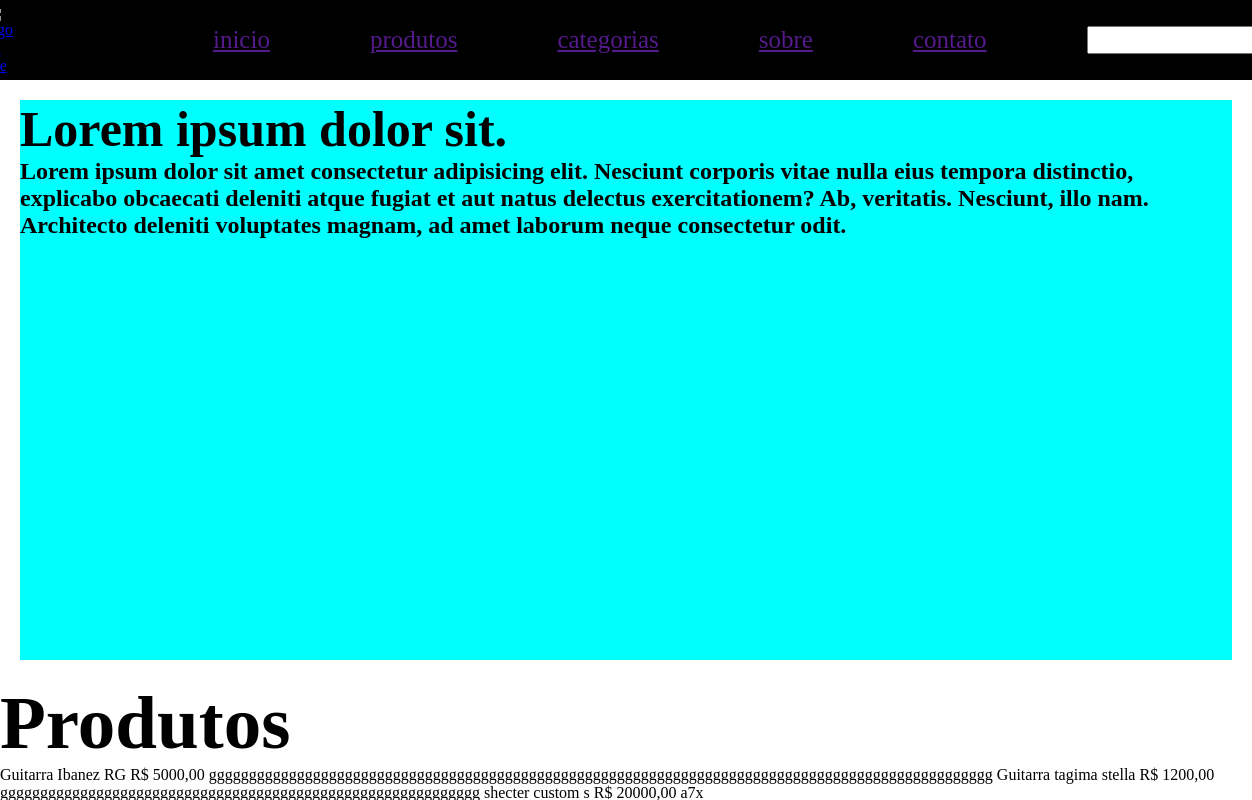
The page / on the database its author committed.
### core/models.py (models this page shows)
class Produto(models.Model):
    nome = models.CharField(max_length=200)
    descricao = models.TextField()
    preco = models.DecimalField(max_digits=8, decimal_places=2)
    disponivel = models.BooleanField(default=True)

### core/views.py (the view)
# urls.py: path('', views.home, name='home')
def home(request):
    produtos = Produto.objects.all()
    contexto = {
        'produtos': produtos,
    }
    return render(request, 'home.html',contexto)

### core/templates/home.html (shortened to what this page needs)
{% extends "base.html" %}
{% block conteudo_principal %}
<div class="hero">
    <div class="hero_coneiner">
        <h1 class="title">Lorem ipsum dolor sit.</h1>
        <h2 class="description">
            Lorem ipsum dolor sit amet consectetur adipisicing elit. Nesciunt corporis vitae nulla eius tempora distinctio, explicabo obcaecati deleniti atque fugiat et aut natus delectus exercitationem? Ab, veritatis. Nesciunt, illo nam. Architecto deleniti voluptates magnam, ad amet laborum neque consectetur odit.
        </h2>
    </div>
</div>
<main>
    <div class="title">
        <h2>Produtos</h2>
    </div>
    {% block content %}
        {% for produto in produtos %}
            {{produto.nome}}
            R$ {{produto.preco}}
            {{produto.descricao}}
        {% endfor %}
    {% endblock content %}
</main>
{% endblock conteudo_principal %}

### templates/base.html (shortened to what this page needs)
{% load static %}
<!DOCTYPE html>
<html lang="en">
<head>
    <link rel="stylesheet" href={% static  'css/style.css' %}>
</head>
<body>
    <header>
        <div class="header_conteiner">
            <div class="header_content">
                <div class="logo_conteiner">
                    <a class="site_logo" href={% url "home" %}>
                        <img src="logo" alt="logo do site">
                </div>
                <nav class="navigation_conteiner">
                    <li>
                        <ul>
                            <a class="inicio" href="" >inicio</a>
                        </ul>
                        <ul>
                            <a href="">produtos</a>
                        </ul>
                        <ul>
                            <a href="">categorias</a>
                        </ul>
                        <ul>
                            <a href="">sobre</a>
                        </ul>
                        <ul>
                            <a href="">contato</a>
                        </ul>
                    </li>
                    <input type="text" class="barra_de_busca">
                </nav>
            </div>
        </div>
    </header>
    <main>
        {% block conteudo_principal %}{% endblock conteudo_principal %}
    </main>
</body>
</html>

### static/css/style.css (style rules this page uses)
* { margin: 0; padding: 0; }
header { position: sticky; background-color: black; }
.header_content { display: flex; flex-direction: row; justify-content: center; gap: 200px; align-items: center; height: 10vh; }
.navigation_conteiner { display: flex; flex-direction: row; gap: 100px; }
li { font-size: 25px; display: flex; flex-direction: row; gap: 100px; }
.hero { background-color: aqua; height: 70vh; margin: 20px; }
.title { font-size: 50px; }

### rows shown on the page
Produto: nome "Guitarra Ibanez RG", preco "5000,00", descricao "gggggggggggggggggggggggggggggggggggggggggggggggggggggggggggggggggggggggggggggggggggggggggggggggggg"
Produto: nome "Guitarra tagima stella", preco "1200,00", descricao "gggggggggggggggggggggggggggggggggggggggggggggggggggggggggggg"
Produto: nome "shecter custom s", preco "20000,00", descricao "a7x"
